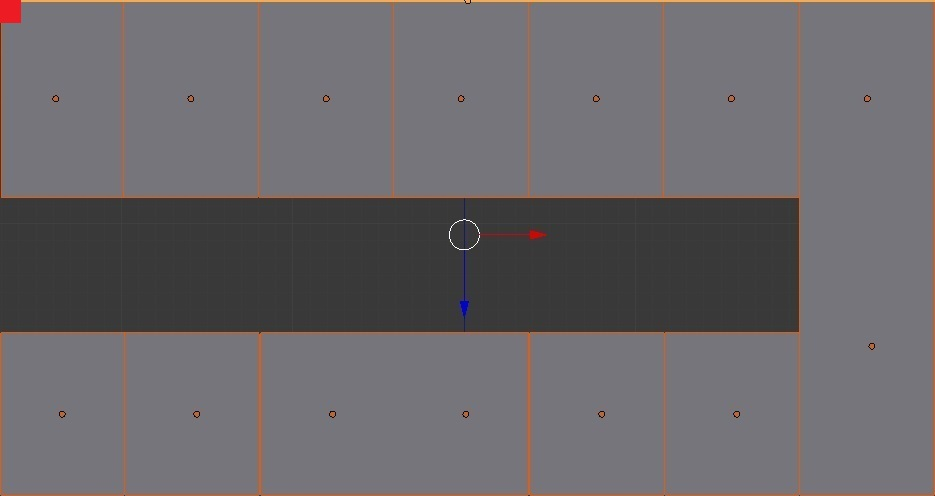
#> input picture daten_analyse/front.jpg, 935 x 496 px
$ jupyter execute --allow-errors 'Auswertung Eyetrackingdaten.ipynb'
#> lines starting #> are read from the running program, lines starting #| are printed output that depends on the picture
# Auswertung der Eyetrackingdaten

## Einleitung

Dieses Notebook umfasst die Exploration und erste Auswertung der Eyetrackingdaten, welche im Rahmen der Experimente für den Kurs *Algorithmen für Mensch-Maschine-Interaktion* im Zeitraum vom 25.02.2019 - 01.03.2019 aufgezeichnet wurden. Die Probanden wurden während des Experiments mit einer Kamera gefilmt. Mit Hilfe der [OpenFace](https://github.com/TadasBaltrusaitis/OpenFace) Bibliothek wurden die Kamerabilder dann direkt ausgewertet. Diese Auswertungen liegen als CSV-Dateien vor und beinhalten unter anderem die Koordinaten bestimmter Gesichtslandmarken, sowie die Blickrichtung  im Kamerakoordinatensystem (vgl. [Output Format OpenFace](https://github.com/TadasBaltrusaitis/OpenFace/wiki/Output-Format)).

## Exploration

Zunächst werden die aufgezeichneten Daten exploriert. Im ersten Schritt werden die für das Notebook benötigten Bibliotheken importiert.

[cell 1]
import os
import pandas as pd
import matplotlib.pyplot as plt
import matplotlib.image as mpimg
import matplotlib.patches as patches
import numpy as np
import math
from ipywidgets import interactive, IntSlider, FloatSlider

Um einen ersten Einblick in die Struktur der Daten zu bekommen, werden die CSV Dateien eingelesen und hinsichtlich der Länge und der Dauer bzw. Anzahl der analysierten Kameraframes untersucht. Zuerst werden alle Pfade der relevanten CSV Dateien in einer Liste gespeichert.

[cell 2]
# siehe https://stackoverflow.com/questions/19587118/iterating-through-directories-with-python

root = './0_sorted'
file_names = []

for subdir, dirs, files in os.walk(root):
    for file in files:
        if 'webcam_2019' not in file or '.csv' not in file:
            continue
        file_names.append(os.path.join(subdir, file).replace('\\', '/'))

Im nächsten Schritt werden die Dateien mit der *pandas* Bibliothek als Dataframe eingelesen. Für jede Datei wird dann die Anzahl der aufgezeichneten Frames, die Dauer der Aufnahme in Sekunden, die Anzahl der Frames mit erkanntem Gesicht, die Anzahl der Frames mit erkanntem Blick und der Dateipfad ausgegeben. Die Dauer der Aufnahme entspricht dabei dem Timestamp des letzten Frames. Die Anzahl der Frames mit erkanntem Gesicht wird mit Hilfe der Gesichtslandmarke *eye_lmk_0* berechnet, also alle Frames, bei denen die x, y und z Koordinaten dieser Landmarke nicht gleichzeitig null sind. Die Anzahl der Frames mit erkanntem Blick wird mit Hilfe der Spalten zum *gaze_0* Wert errechnet, also alle Frames, bei denen die x, y und z Koordinaten des *gaze_0* Vektors nicht gleichzeitig null sind. (vgl. [Output Format OpenFace](https://github.com/TadasBaltrusaitis/OpenFace/wiki/Output-Format))

[cell 3]
info_titles = [
    'Frames',
    'Dauer (s)',
    'Frames mit Gesicht',
    'Frames mit Blick',
    'Dateipfad'
]

info_data = []
for f in file_names:
    df = pd.read_csv(f, sep=', ', engine='python')
    count_total = len(df['frame'])
    last_ts = df['timestamp'][count_total - 1]
    count_face = len(df[(df[['eye_lmk_X_0','eye_lmk_Y_0','eye_lmk_Z_0']] != 0).all(axis=1)]['frame'])
    count_gaze = len(df[(df[['gaze_0_x','gaze_0_y','gaze_0_z']] != 0).all(axis=1)]['frame'])
    info_data.append([count_total, last_ts, count_face, count_gaze, f])

pd.DataFrame(info_data, columns=info_titles)

Für die weitere Exploration wird der Datensatz *./2_raw/2019-02-27/webcam_2019-02-27-14-57.csv* verwendet, da dieser die meisten aufgezeichneten Frames und Frames mit erkanntem Gesicht beinhaltet.

Es werden zunächst die Plotfunktionen definiert, welche im weiteren Verlauf noch benötigt werden. Dabei werden immer drei Diagramme in einer Zeile angezeigt, wobei das erste die X-Y, das zweite die X-Z und das dritte Diagramm jeweils die Z-Y Ebene darstellen.

[cell 4]
def get_sub_plots(title):
    fig = plt.figure(1, figsize=(20, 5))

    sp1 = fig.add_subplot(131)
    sp1.set_title("X - Y")
    sp1.set_xlabel('X - Koordinaten')
    sp1.set_ylabel('Y - Koordinaten')

    sp2 = fig.add_subplot(132)
    sp2.set_title("X - Z")
    sp2.set_xlabel('X - Koordinaten')
    sp2.set_ylabel('Z - Koordinaten')

    sp3 = fig.add_subplot(133)
    sp3.set_title("Z - Y")
    sp3.set_xlabel('Z - Koordinaten')
    sp3.set_ylabel('Y - Koordinaten')

    plt.suptitle(title)

    return sp1, sp2, sp3

def show_images(sp1, sp2, sp3):
    img1=mpimg.imread('front.jpg')
#> img1 is the input picture: shape (496, 935, 3); mean R, G, B 106.2, 102.9, 106
    sp1.imshow(img1,origin='lower')

    img2=mpimg.imread('top.jpg')
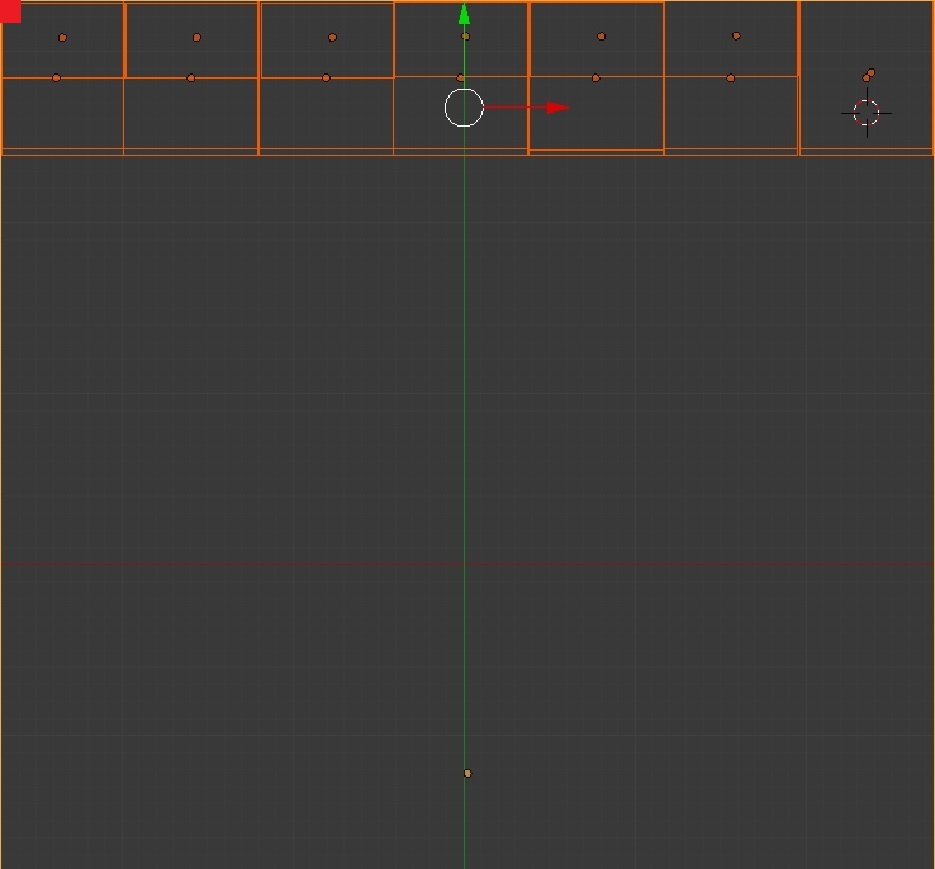
#> input picture daten_analyse/top.jpg, 935 x 869 px
#> img2 is the input picture: shape (869, 935, 3); mean R, G, B 59.9, 58.1, 56.8
    sp2.imshow(img2,origin='lower')

    img3=mpimg.imread('side.jpg')
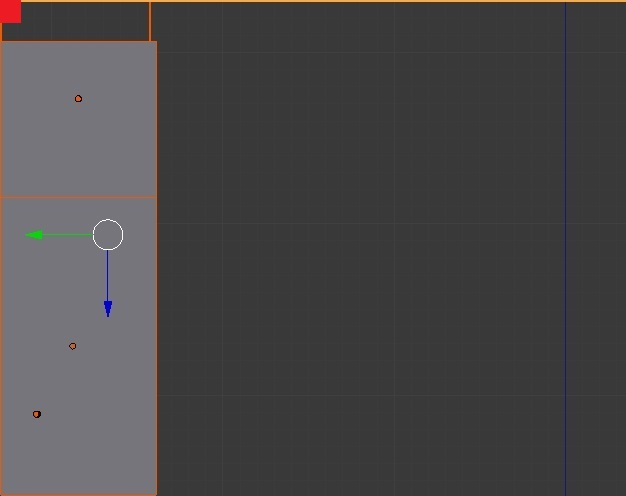
#> input picture daten_analyse/side.jpg, 626 x 496 px
#> img3 is the input picture: shape (496, 626, 3); mean R, G, B 72.8, 71.2, 72
    sp3.imshow(img3,origin='lower')

    # farben von vektoren setzen
def get_vector_colors(colors, size):
    if colors == None:
        colors = [['r','g']] * size
    return colors

#plottet die linien der vektoren / draw function
def add_vectors(sp, start_x, end_x, start_y, end_y, colors, start_fmt, line_width):
    lines = sp.plot([start_x, end_x], [start_y, end_y], '-', linewidth=line_width, markersize=0)
    for i in range(len(colors)):
        lines[i].set_color(colors[i][0])
    lines = sp.plot([start_x, start_x], [start_y, start_y], start_fmt, markersize=4)
    for i in range(len(colors)):
        lines[i].set_color(colors[i][1])

# AOIs
def add_rect(sp, x, y, w, h, color):
    rect = patches.Rectangle((x, y), w, h, linewidth=1, edgecolor=color, facecolor=color)
    sp.add_patch(rect)

# Punkte zeichnen
# [8 lines left out: function plot, not called in this run]

def plot_with_image(coords, title):
    sp1, sp2, sp3 = get_sub_plots(title)

    sp1.scatter(x=coords[0], y=coords[1], c='r', s=1)
    sp2.scatter(x=coords[0], y=coords[2], c='r', s=1)
    sp3.scatter(x=coords[2], y=coords[1], c='r', s=1)

    show_images(sp1, sp2, sp3)

    plt.show()
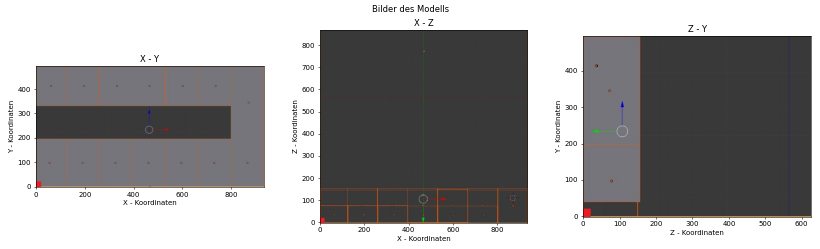
#> figure drawn by matplotlib, 3 panels
#> the sliders are set to rx = 0, ry = 0, rz = 0
#> the sliders are set to sx = 1, sy = 1, sz = 1
#> the sliders are set to dx = 0, dy = 0, dz = 0

def plot_vectors(start, end, title, start_fmt='x', line_width=0.5, colors=None):
    colors = get_vector_colors(colors, len(start[0]))

    sp1, sp2, sp3 = get_sub_plots(title)

    add_vectors(sp1, start[0], end[0], start[1], end[1], colors, start_fmt, line_width)
    add_vectors(sp2, start[0], end[0], start[2], end[2], colors, start_fmt, line_width)
    add_vectors(sp3, start[2], end[2], start[1], end[1], colors, start_fmt, line_width)

    plt.show()
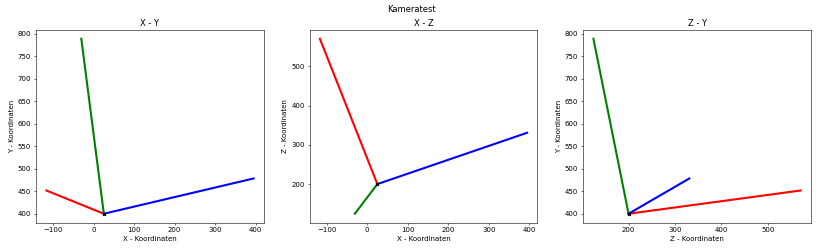
#> figure drawn by matplotlib, 3 panels

def plot_vectors_with_image(start, end, title, start_fmt='x', line_width=0.5, colors=None):
    colors = get_vector_colors(colors, len(start[0]))

    sp1, sp2, sp3 = get_sub_plots(title)

    add_vectors(sp1, start[0], end[0], start[1], end[1], colors, start_fmt, line_width)
    add_vectors(sp2, start[0], end[0], start[2], end[2], colors, start_fmt, line_width)
    add_vectors(sp3, start[2], end[2], start[1], end[1], colors, start_fmt, line_width)

    show_images(sp1, sp2, sp3)

    plt.show()

def plot_vectors_with_image_and_aois(start, end, aois, title, start_fmt='x', line_width=0.5, colors=None):
    colors = get_vector_colors(colors, len(start[0]))

    sp1, sp2, sp3 = get_sub_plots(title)

    add_vectors(sp1, start[0], end[0], start[1], end[1], colors, start_fmt, line_width)
    add_vectors(sp2, start[0], end[0], start[2], end[2], colors, start_fmt, line_width)
    add_vectors(sp3, start[2], end[2], start[1], end[1], colors, start_fmt, line_width)

    for aoi in aois:
        add_rect(sp1, aoi.x, aoi.y, aoi.w, aoi.h, aoi.color)
        add_rect(sp2, aoi.x, aoi.z, aoi.w, aoi.d, aoi.color)
        add_rect(sp3, aoi.z, aoi.y, aoi.d, aoi.h, aoi.color)

    show_images(sp1, sp2, sp3)

    plt.show()
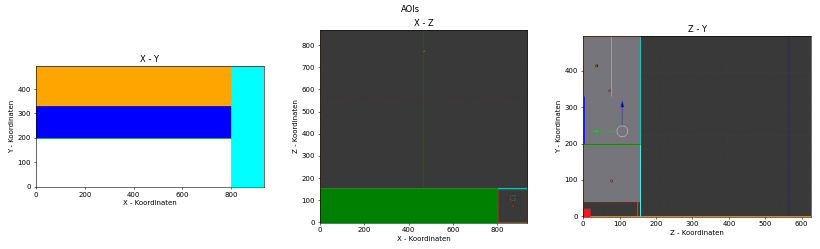
#> figure drawn by matplotlib, 3 panels

def plot_heatmap(aoi, title):
#> called with title = 'Schrank oben'
    sp1, sp2, sp3 = get_sub_plots(title)

    add_rect(sp1, aoi.x, aoi.y, aoi.w, aoi.h, aoi.color)
    add_rect(sp2, aoi.x, aoi.z, aoi.w, aoi.d, aoi.color)
    add_rect(sp3, aoi.z, aoi.y, aoi.d, aoi.h, aoi.color)

    if len(aoi.points) > 0:
        points = np.swapaxes(np.array(aoi.points), 0, 1)

        sp1.scatter(x=points[0], y=points[1], c=[[1, 0, 0, 0.2]], s=50, zorder=2)
        sp2.scatter(x=points[0], y=points[2], c=[[1, 0, 0, 0.2]], s=50, zorder=2)
        sp3.scatter(x=points[2], y=points[1], c=[[1, 0, 0, 0.2]], s=50, zorder=2)

    show_images(sp1, sp2, sp3)

    plt.show()
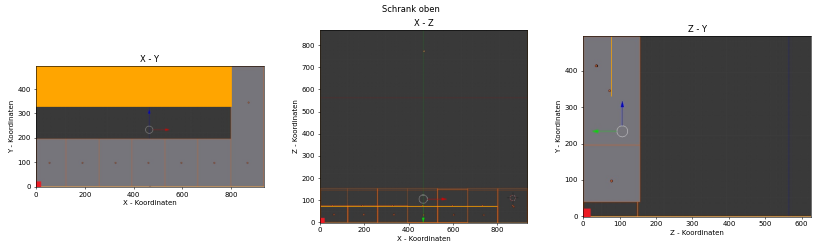
#> figure drawn by matplotlib, 3 panels

Für die erste Darstellung der Daten wird der Datensatz eingelesen und es wird die Gesichtslandmarke *eye_lmk_0* geplottet. Die Koordinaten sind dabei im Kamerakoordinatensystem angegeben (vgl. [Output Format OpenFace](https://github.com/TadasBaltrusaitis/OpenFace/wiki/Output-Format)):
- X-Achse: von links nach rechts - links negativ, mitte 0, rechts positiv
- Y-Achse: von unten nach oben - unten negativ, mitte 0, oben positiv
- Z-Achse: berechnete Tiefe - 0 = Position der Kamera, je höher der Wert, desto weiter weg

#> (a cell that did not finish here is left out)

#> (a cell that did not finish here is left out)

Damit die Kamerakoordinaten in das Koordinatensystem des erstellten 3D Models überführt werden können, müssen zunächst die Funktionen für die elementaren Transformationen für 3D Koordinaten definiert werden.

[cell 7]
# siehe https://de.wikipedia.org/wiki/Abbildungsmatrix
#       https://de.wikipedia.org/wiki/Koordinatentransformation
#       https://de.wikipedia.org/wiki/Homogene_Koordinaten
#       https://de.wikipedia.org/wiki/Drehmatrix

def translate(x, y, z):
    return np.array([
        [1, 0, 0, x],
        [0, 1, 0, y],
        [0, 0, 1, z],
        [0, 0, 0, 1]
    ])

def rotate_x(phi):
    return np.array([
        [1, 0,        0,         0],
        [0, math.cos(phi), -math.sin(phi), 0],
        [0, math.sin(phi), math.cos(phi),  0],
        [0, 0,        0,         1]
    ])

def rotate_y(phi):
    return np.array([
        [math.cos(phi),  0, math.sin(phi), 0],
        [0,         1, 0,        0],
        [-math.sin(phi), 0, math.cos(phi), 0],
        [0,         0, 0,        1]
    ])

def rotate_z(phi):
    return np.array([
        [math.cos(phi), -math.sin(phi), 0, 0],
        [math.sin(phi), math.cos(phi),  0, 0],
        [0,        0,         1, 0],
        [0,        0,         0, 1]
    ])

def scale_x(factor):
    return np.array([
        [factor, 0, 0, 0],
        [0, 1, 0, 0],
        [0, 0, 1, 0],
        [0, 0, 0, 1]
    ])

def scale_y(factor):
    return np.array([
        [1, 0, 0, 0],
        [0, factor, 0, 0],
        [0, 0, 1, 0],
        [0, 0, 0, 1]
    ])

def scale_z(factor):
    return np.array([
        [1, 0, 0, 0],
        [0, 1, 0, 0],
        [0, 0, factor, 0],
        [0, 0, 0, 1]
    ])

Für das Testen der Tranformation in das Koordinatensystem des Blender Modells, werden Bilder der X-Y, X-Z und Z-Y Achse verwendet. Der Ursprung des durch die Pixeldimensionen definierten Koordinatensystems ist in jedem Bild durch ein rotes Rechteck markiert. (Der Kühlschrank beginnt bei x = 800)

[cell 8]
plot_with_image([[],[],[]], 'Bilder des Modells')

Durch das Testen der Werte wird versucht die Transformationsmatrix zu ermitteln. Zuerst werden die Kamerakoordinaten für die Transformation um eine Dimension erweitert.

#> (a cell that did not finish here is left out)

Im nächsten Schritt wird nun zunächst versucht die Rotation (der Kamera) zu bestimmten. Dazu werden interaktive Input Felder für die Rotationen (in °) um die Achsen erstellt.

[cell 10]
def draw(rx,ry,rz):
    rot_x = rotate_x(math.radians(rx))
    rot_y = rotate_y(math.radians(ry))
    rot_z = rotate_z(math.radians(rz))

    plot(np.swapaxes(TEST_COORDS @ (rot_z @ rot_y @ rot_x).T, 0, 1), 'Rotierte Koordinaten')

#> (the rest of this cell did not finish here and is left out)

Es werden folgende Rotationen festgelegt:
- X-Achse: -8°
- Y-Achse: 21°
- Z-Achse: 11°

Die X und Z Achsen sind noch vertauscht.

[cell 11]
    # Werte festhalten (in °)
ROT_X_VAL = -8
ROT_Y_VAL = 21
ROT_Z_VAL = 11

ROT_X = rotate_x(math.radians(ROT_X_VAL))
ROT_Y = rotate_y(math.radians(ROT_Y_VAL))
ROT_Z = rotate_z(math.radians(ROT_Z_VAL))

TEST_ROT = ROT_Z @ ROT_Y @ ROT_X

Als nächstes wird versucht die Skalierung zu bestimmen. Dazu werden wiederum interaktive Inputs erstellt. Die ermittelten Testwerte für die Rotationen werden hier mit in die Transformationsmatrix miteinbezogen.

[cell 12]
def draw(sx, sy, sz):
    s_x = scale_x(sx)
    s_y = scale_y(sy)
    s_z = scale_z(sz)

    plot(np.swapaxes(TEST_COORDS @ (s_z @ s_y @ s_x @ TEST_ROT).T, 0, 1), 'Skalierte Koordinaten')

#> (the rest of this cell did not finish here and is left out)

Durch die Skalierung mit dem Faktor 0.4 werden ungefähr die Pixeldimensionen (X x Y = 935 x 496) erreicht. (Die X und Z Achsen sind noch vertauscht)

[cell 13]
# Werte festhalten
S_X_VAL = 0.4
S_Y_VAL = 0.4
S_Z_VAL = 0.4

S_X = scale_x(S_X_VAL)
S_Y = scale_y(S_Y_VAL)
S_Z = scale_z(S_Z_VAL)

TEST_SCALE = S_Z @ S_Y @ S_X

Mit dem nachfolgenden interaktiven Input wird versucht die Verschiebung zu ermitteln.

[cell 14]
temp_translation = TEST_SCALE @ TEST_ROT

def draw(dx, dy, dz):
    d = translate(dx, dy, dz)

    plot(np.swapaxes(TEST_COORDS @ (d @ temp_translation).T, 0, 1), 'Verschobene Koordinaten')

#> (the rest of this cell did not finish here and is left out)

Als Werte für die Verschiebung wird festgehalten:
- X-Achse: 200
- Y-Achse: 400
- Z-Achse: 25

Abschließend muss noch die Vertauschung der Z und X-Achse korrigiert werden.

[cell 15]
def get_transformation_matrix():
    rot_x = rotate_x(math.radians(-8))
    rot_y = rotate_y(math.radians(21))
    rot_z = rotate_z(math.radians(11))

    s_x = scale_x(0.4)
    s_y = scale_y(0.4)
    s_z = scale_z(0.4)

    d = translate(200, 400, 25)

    rot_ax = rotate_y(math.radians(-90))
    swap_ax = scale_x(-1)

    return swap_ax @ rot_ax @ d @ s_z @ s_y @ s_x @ rot_z @ rot_x @ rot_y

Zum Test der errechneten Transformationsmatrix wird diese auf den Ursprung angewendet, um die Kameraposition und -rotation darzustellen. Die Z-Achse der Kamera ist blau, die X-Achse rot und die Y-Achse grün. Es wird jeweils nur der positive Anteil der Achse angezeigt.

[cell 16]
tr = get_transformation_matrix()

coordinates = np.array([[0, 0, 0, 1], [0, 0, 0, 1], [0, 0, 0, 1]], dtype=float)
axes = np.array([[1000, 0, 0, 1], [0, 1000, 0, 1], [0, 0, 1000, 1]], dtype=float)
colors = [['r', 'k'], ['g', 'k'], ['b', 'k']]

coordinates = coordinates @ tr.T
axes = axes @ tr.T

coordinates = np.delete(coordinates, 3, axis=1)
axes = np.delete(axes, 3, axis=1)

plot_vectors(np.swapaxes(coordinates, 0, 1), np.swapaxes(axes, 0, 1), 'Kameratest', colors=colors, line_width=3)
plot_vectors_with_image(np.swapaxes(coordinates, 0, 1), np.swapaxes(axes, 0, 1), 'Kameratest', colors=colors, line_width=3)

Die Koordinaten und Blicke werden jetzt mit der errechneten Transformationsmatrix umgerechnet und im Koordinatensystem des Modells dargestellt.

[cell 17]
# Normalisieren eines Vektors
def normalize(x):
    return x / np.linalg.norm(x)

[cell 18]
tr = get_transformation_matrix()

# [12 lines left out: function apply_transfromation, not called in this run]

### Erster Plot ###
#> (the rest of this cell did not finish here and is left out)

## Erste Auswertung

Für eine erste Auswertung werden zunächst AOIs und benötigte Funktionen definiert.

[cell 19]
class AOI(object):
    '''
    P1-----------P2
    |             |
    |             |
    P3-----------P4

    v1: P1--->P2
    v2: P1--->P3

    x: min x
    y: min y
    z: min z

    w: x dim
    h: y dim
    d: z dim

    points: gaze hits
    '''
    def __init__(self, p1, p2, p3, color, title):
        self.title = title
        self.color = color
        self.p1 = np.array(p1, dtype=float)
        self.p2 = np.array(p2, dtype=float)
        self.p3 = np.array(p3, dtype=float)
        self.v1 = np.array(self.p2 - self.p1, dtype=float)
        self.v2 = np.array(self.p3 - self.p1, dtype=float)
        self.p4 = np.array(self.p1 + self.v1 + self.v2, dtype=float)
        self.n = np.array(np.cross(self.v1, self.v2), dtype=float)
        self.x = min(self.p1[0], self.p2[0], self.p3[0], self.p4[0])
        self.y = min(self.p1[1], self.p2[1], self.p3[1], self.p4[1])
        self.z = min(self.p1[2], self.p2[2], self.p3[2], self.p4[2])
        self.w = max(self.p1[0], self.p2[0], self.p3[0], self.p4[0]) - self.x
        self.h = max(self.p1[1], self.p2[1], self.p3[1], self.p4[1]) - self.y
        self.d = max(self.p1[2], self.p2[2], self.p3[2], self.p4[2]) - self.z
        self.points = []

Als AOIs werden die *oberen Schränke*, die *Wand zwischen den oberen und unteren Schränken*, die *unteren Schränke*, die *komplette Arbeitsfläche (inkl. Herd)* und der *Kühlschrank* definiert.

[cell 20]
def get_aois():
    schrank_oben = AOI([0, 330, 75], [800, 330, 75], [0, 496, 75], 'orange', 'Schrank oben')
